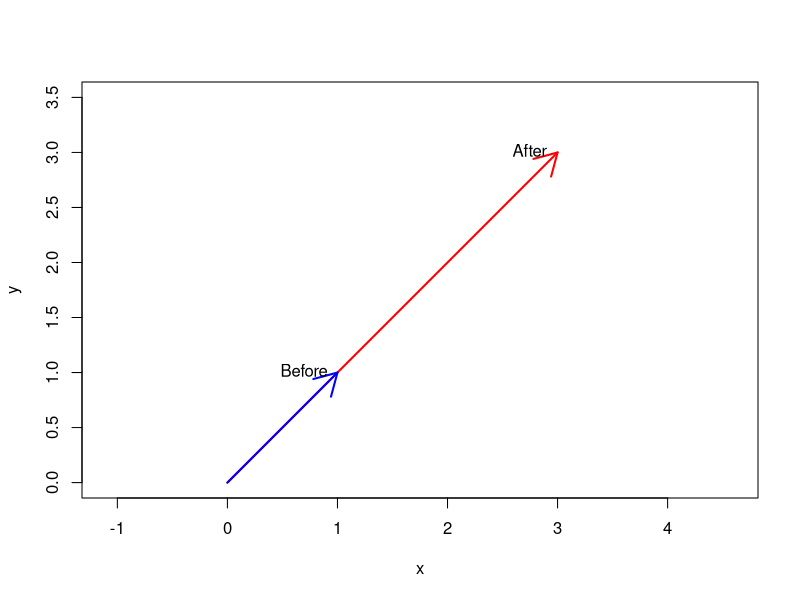
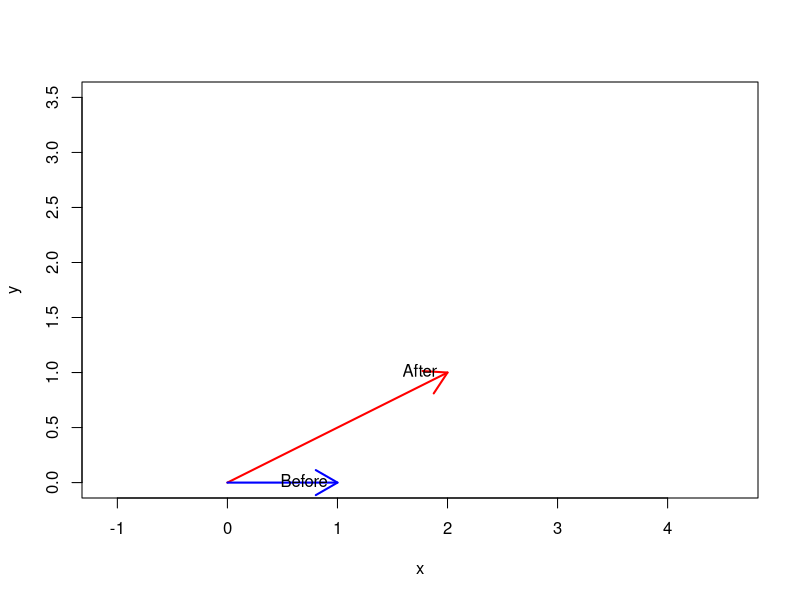

Reproduce these figures in R, in order.
## ---- chunk 1
A <- matrix(c(2, 1, 1, 2), nrow = 2)
v <- c(1, 1)
A %*% v
## ---- chunk 2
#| fig-cap: "The blue arrow is the original vector. The red arrow extends three times as far along the same line."

plot(0, 0, type = "n", xlim = c(0, 3.5), ylim = c(0, 3.5),
     xlab = "x", ylab = "y", asp = 1)
arrows(0, 0, 3, 3, col = "red", lwd = 2)
arrows(0, 0, 1, 1, col = "blue", lwd = 2)
text(1, 1, "Before", pos = 2)
text(3, 3, "After", pos = 2)
## ---- chunk 3
w <- c(1, 0)
A %*% w
## ---- chunk 4

plot(0, 0, type = "n", xlim = c(0, 3.5), ylim = c(0, 3.5),
     xlab = "x", ylab = "y", asp = 1)
arrows(0, 0, 2, 1, col = "red", lwd = 2)
arrows(0, 0, 1, 0, col = "blue", lwd = 2)
text(1, 0, "Before", pos = 2)
text(2, 1, "After", pos = 2)
